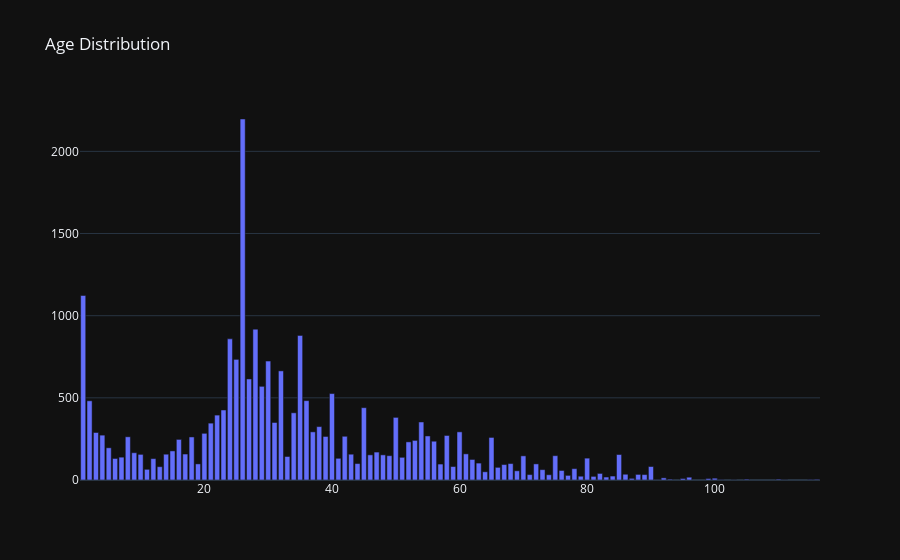

The notebook cell this image was saved under:
### Code cell
ditribution_plot(x=age_dist.index, y=age_dist.values, name='Age Distribution')

### Figure 1 — Plotly figure (JSON) as saved in the notebook; plotly's stock layout.template omitted (floating-point values rounded to 4 significant figures)
{"data": [{"x": [26, 1, 28, 35, 24, 25, 30, 32, 27, 29, 40, 36, 2, 45, 23, 34, 22, 50, 54, 31, 21, 38, 37, 60, 3, 20, 4, 58, 55, 42, 39, 8, 18, 65, 16, 53, 56, 52, 5, 15, 47, 9, 61, 17, 14, 43, 10, 85, 46, 48, 75, 49, 70, 33, 7, 51, 80, 41, 6, 12, 62, 63, 68, 44, 72, 19, 57, 67, 59, 90, 13, 66, 78, 11, 73, 76, 69, 64, 82, 86, 88, 71, 89, 74, 77, 84, 79, 81, 83, 96, 92, 100, 87, 95, 99, 110, 93, 105, 116, 115, 101, 91, 111, 103], "y": [2197, 1123, 918, 880, 859, 734, 724, 664, 615, 570, 526, 483, 482, 440, 426, 409, 395, 381, 353, 350, 346, 325, 293, 293, 289, 284, 273, 271, 268, 266, 265, 263, 262, 259, 247, 241, 236, 232, 196, 177, 170, 166, 159, 158, 157, 157, 156, 155, 153, 153, 148, 148, 147, 143, 139, 138, 133, 132, 131, 130, 125, 103, 100, 100, 98, 98, 97, 94, 82, 82, 81, 77, 69, 65, 63, 58, 56, 50, 40, 35, 34, 33, 33, 32, 28, 24, 23, 22, 18, 17, 13, 11, 10, 9, 9, 5, 5, 5, 4, 3, 2, 2, 1, 1], "type": "bar"}], "layout": {"title": {"text": "Age Distribution"}}}
